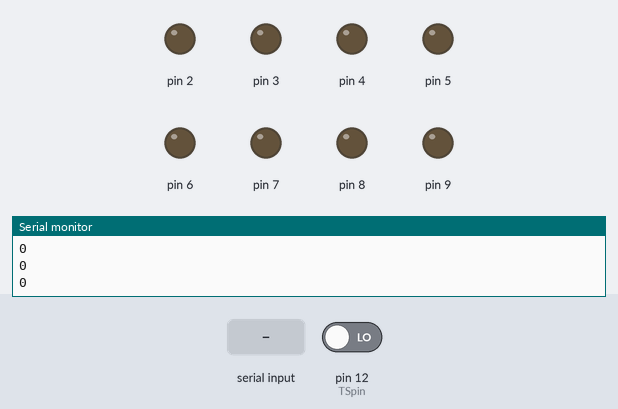
The sketch below on a simulated Arduino Uno, built with avr-gcc and run on an emulated ATmega328P. Parts: output pins drawn as LEDs (lit = HIGH), the last lines printed to the serial monitor. Inputs (shaded band) come from the test bench; at power-on: pin 12 (TSpin) LOW.

Above: at 1.2 s.
1.3 s: "A" received over the second serial link
2.8 s: pin 12 (TSpin) driven HIGH
At 4.2 s:
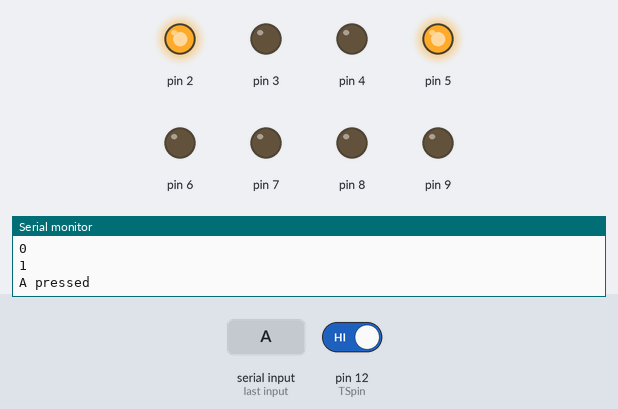
At 11.1 s:
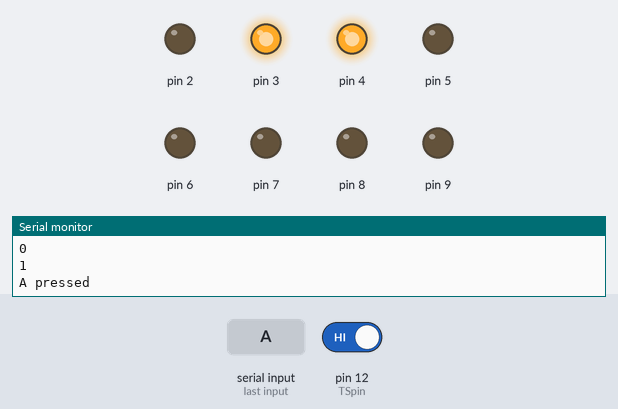
Timing chart, 0 to 14.3 s (numbered marks = the images above; inputs shaded):
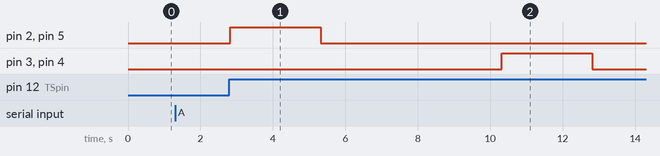

The sketch:

2019robocon.ino
```cpp
#include<SoftwareSerial.h>
SoftwareSerial BT(10,11); // Connect Tx to pin 10 and Rx to pin 11 of HC05

#define TSpin 12
char c;
int s;// setting up touch sensor
int fl=0; //setting up a flag


void setup()
{
  BT.begin(9600);
  Serial.begin(9600);
  pinMode(2,OUTPUT);
  pinMode(3,OUTPUT);
  pinMode(5,OUTPUT);
  pinMode(4,OUTPUT);
  pinMode(6,OUTPUT);
  pinMode(7,OUTPUT);
  pinMode(8,OUTPUT);
  pinMode(9,OUTPUT);


  pinMode(TSpin,INPUT);

}
void loop()
{
  if (BT.available())
    {
      fl=1;
      c=BT.read();
      Serial.println(c);
      delay(500);
    }
  s=digitalRead(TSpin);
  Serial.println(s);
  if (fl==1){
    if (s==1){
      if(c=='A'){
        Serial.println("A pressed");
        up(2,3);
        left(5,4);
        delay(2500);
        stp();delay(5000);
        down(2,3);
        right(5,4);
        delay(2500);
        stp();
        }
    else if(c=='B'){
      Serial.println("B pressed");
      up(6,7);
      right(8,9);
      delay(2500);
      stp();
      delay(5000);
      down(6,7);
      left(8,9);
      delay(2500);
      stp();
      }
    else if(c=='C'){
      Serial.println("C pressed");
      up(6,7);
      up(2,3);
      delay(2500);
      stp();
      delay(5000);
      down(6,7);
      down(2,3);
      delay(2500);
      stp();
      }
    else{
      Serial.println("D pressed");
      up(2,3);
      up(6,7);
      left(5,5);
      right(8,9);
      delay(2500);
      stp();
      delay(5000);
      down(2,3);
      down(6,7);
      right(5,5);
      left(8,9);
      delay(2500);
      stp();
      }
     fl=0;
    }
  }
}
```

functions.ino
```cpp
void up (int pin1,int pin2){
  digitalWrite(pin1,HIGH);
  digitalWrite(pin2,LOW);
}
void down (int pin1,int pin2){
  digitalWrite(pin1,LOW);
  digitalWrite(pin2,HIGH);
}
void left (int pin1,int pin2){
  digitalWrite(pin1,HIGH);
  digitalWrite(pin2,LOW);
}
void right (int pin1,int pin2){
  digitalWrite(pin1,LOW);
  digitalWrite(pin2,HIGH);
}
void stp(){
digitalWrite(2,LOW);
digitalWrite(3,LOW);
digitalWrite(4,LOW);
digitalWrite(5,LOW);
digitalWrite(6,LOW);
digitalWrite(7,LOW);
digitalWrite(8,LOW);
digitalWrite(9,LOW);
}
```

Measured:
- after the input at 2.8 s, pin 2, pin 5: LOW → HIGH at once, → LOW 2.5 s later; pin 3, pin 4: LOW → HIGH after 7.5 s, → LOW 2.5 s later
